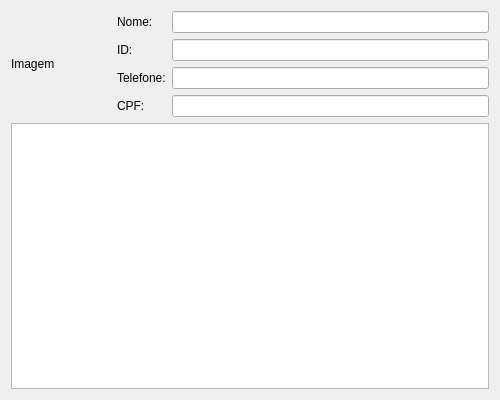
<?xml version="1.0" encoding="UTF-8"?>
<ui version="4.0">
 <class>TelaPerfil</class>
 <widget class="QWidget" name="TelaPerfil">
  <property name="geometry">
   <rect>
    <x>0</x>
    <y>0</y>
    <width>500</width>
    <height>400</height>
   </rect>
  </property>
  <property name="windowTitle">
   <string>Perfil</string>
  </property>
  <layout class="QVBoxLayout" name="verticalLayout">
   <item>
    <layout class="QHBoxLayout" name="topLayout">
     <item>
      <widget class="QLabel" name="labelImagem">
       <property name="minimumSize">
        <size>
         <width>100</width>
         <height>100</height>
        </size>
       </property>
       <property name="maximumSize">
        <size>
         <width>100</width>
         <height>100</height>
        </size>
       </property>
       <property name="frameShape">
        <enum>QFrame.Box</enum>
       </property>
       <property name="alignment">
        <set>Qt.AlignCenter</set>
       </property>
       <property name="text">
        <string>Imagem</string>
       </property>
      </widget>
     </item>
     <item>
      <layout class="QFormLayout" name="formLayout">
       <item row="0" column="0">
        <widget class="QLabel" name="labelNome">
         <property name="text">
          <string>Nome:</string>
         </property>
        </widget>
       </item>
       <item row="0" column="1">
        <widget class="QLineEdit" name="lineEditNome"/>
       </item>
       <item row="1" column="0">
        <widget class="QLabel" name="labelID">
         <property name="text">
          <string>ID:</string>
         </property>
        </widget>
       </item>
       <item row="1" column="1">
        <widget class="QLineEdit" name="lineEditID"/>
       </item>
       <item row="2" column="0">
        <widget class="QLabel" name="labelTelefone">
         <property name="text">
          <string>Telefone:</string>
         </property>
        </widget>
       </item>
       <item row="2" column="1">
        <widget class="QLineEdit" name="lineEditTelefone"/>
       </item>
       <item row="3" column="0">
        <widget class="QLabel" name="labelCPF">
         <property name="text">
          <string>CPF:</string>
         </property>
        </widget>
       </item>
       <item row="3" column="1">
        <widget class="QLineEdit" name="lineEditCPF"/>
       </item>
      </layout>
     </item>
    </layout>
   </item>
   <item>
    <widget class="QTableWidget" name="tableWidget"/>
   </item>
  </layout>
 </widget>
 <resources/>
 <connections/>
</ui>
